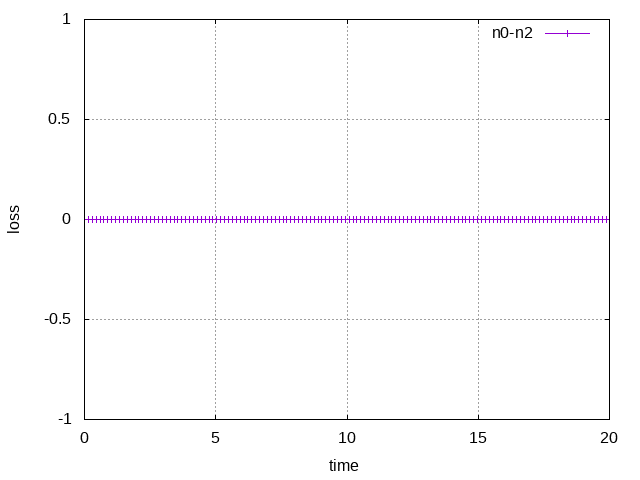

This figure's gnuplot source:
set xrange [0:20]
#set yrange [0:0.3]
set key right
set grid

set terminal png
set output './pathloss.png'

set xlabel 'time'
set ylabel 'loss'

plot "./Data/n9-n2.loss" using 1:2 \
     with linespoints pt 1 ps 0.9 t "n0-n2"
pause -1
